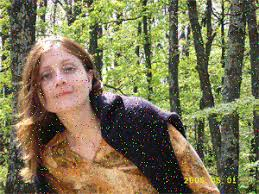
#> input picture Project_2/Part_1 Median Filter/images/1.jpeg, 259 x 194 px
$ python median_filter.py
#> lines starting #> are read from the running program, lines starting #| are printed output that depends on the picture
from PIL import Image
import math


class median_filter:

	def __init__(self, image, size_of_kernel):

		self.__image = image
		self.__width, self.__height = self.__image.size
		self.__new_image = self.__image.copy()
		self.__pixel_of_image = self.__new_image.load()
		self.__size_of_kernel = size_of_kernel


	def marginal(self, number) :


		for i in range(self.__width) :

			for j in range(self.__height) :

				red_values, green_values, blue_values = self.__helper(i, j)
				red_values.sort()
				green_values.sort()
				blue_values.sort()

				newRed, newGreen, newBlue = red_values[len(green_values) // 2], green_values[len(green_values) // 2], blue_values[len(green_values) // 2]

				self.__pixel_of_image[i,j] = (newRed,newGreen,newBlue)

		self.__new_image.save("Results/Marginal Results/" + number +"--size_of_filter_" + str(self.__size_of_kernel) + ".png")


	def vector(self, func, directory_name, number):

		for i in range(self.__width) :

			for j in range(self.__height) :

				red_values, green_values, blue_values = self.__helper(i, j)

				self.__pixel_of_image[i,j] = func(red_values, green_values, blue_values)


		self.__new_image.save(directory_name + "/" + number + "--size_of_filter_" + str(self.__size_of_kernel) + ".png")


	def __helper(self, x_coordinate, y_coordinate):

		red_values = (self.__size_of_kernel * self.__size_of_kernel) * [0]
		green_values = (self.__size_of_kernel * self.__size_of_kernel) * [0]
		blue_values = (self.__size_of_kernel * self.__size_of_kernel) *  [0]

		num = 0
		temp = self.__size_of_kernel // 2

		for i in range(self.__size_of_kernel):
			for j in range(self.__size_of_kernel):
				if (x_coordinate - (temp - i) < 0 or x_coordinate - (temp - i) > self.__width - 1 or y_coordinate - (temp - j) < 0 or y_coordinate - (temp - j) > self.__height - 1) == 0:
					red_values[num], green_values[num], blue_values[num] = self.__image.getpixel((x_coordinate - (temp - i), y_coordinate - (temp - j) )) 	#ust

				num += 1


		return red_values, green_values, blue_values


	def bitMix_ordering(self, red_values, green_values, blue_values) : # 2 tane parametre alıcak pixel_1 ve pixel_2

		pixels_values = (self.__size_of_kernel * self.__size_of_kernel) * ["000000000000000000000000"]

		for i in range(self.__size_of_kernel * self.__size_of_kernel):

			pixels_values[i] = format(red_values[i],'08b') + format(green_values[i],'08b') + format(blue_values[i],'08b')

		pixels_values.sort()

		return int(pixels_values[len(pixels_values) // 2][0:8], 2), int(pixels_values[len(pixels_values) // 2][8:16], 2), int(pixels_values[len(pixels_values) // 2][16:24], 2)


	def lexicographical_ordering(self, red_values, green_values, blue_values) : # 2 tane parametre alıcak pixel_1 ve pixel_2

		pixels_values = []

		for i in range(len(red_values)):
			pixels_values.append([red_values[i], green_values[i], blue_values[i]])


		for i in range(len(pixels_values)):

			for j in range(i + 1,len(pixels_values)):

				if pixels_values[i][0] > pixels_values[j][0] :
					pixels_values[i], pixels_values[j] = pixels_values[j], pixels_values[i]

				elif pixels_values[i][0] == pixels_values[j][0]:

					if pixels_values[i][1] > pixels_values[j][1] :
						pixels_values[i], pixels_values[j] = pixels_values[j], pixels_values[i]

					elif pixels_values[i][1] == pixels_values[j][1]:
						if pixels_values[i][2] > pixels_values[j][2] :
							pixels_values[i], pixels_values[j] = pixels_values[j], pixels_values[i]


		return tuple(pixels_values[len(pixels_values) // 2])


	def norm_based_ordering(self, red_values, green_values, blue_values) :  #distance fonksiyonunu kullanmadan euclideanı bul


		dic = {}
		euclideans = len(red_values) * [0]

		for i in range(len(red_values)):

			euclidean = math.sqrt(math.pow(red_values[i] - red_values[len(red_values) // 2],2) + math.pow(green_values[i] - green_values[len(red_values) // 2],2) + math.pow(blue_values[i] - blue_values[len(red_values) // 2],2));

			dic[euclidean] = red_values[i], green_values[i], blue_values[i]

			euclideans[i] = euclidean

		euclideans.sort()

		return dic[euclideans[len(euclideans) // 2]]


def main():

	import os

	if not os.path.exists("Results"):
		os.mkdir("Results")

	if not os.path.exists("Results/Marginal Results"):
		os.mkdir("Results/Marginal Results")

	if not os.path.exists("Results/BitMix Ordering Results"):
		os.mkdir("Results/BitMix Ordering Results")


	if not os.path.exists("Results/Norm Based Ordering Results"):
		os.mkdir("Results/Norm Based Ordering Results")

	if not os.path.exists("Results/Lexicographical Ordering Results"):
		os.mkdir("Results/Lexicographical Ordering Results")


	images = ["images/1.jpeg",
			  "images/2.jpeg",
			  "images/3.jpeg",
			  "images/4.jpeg",
			  "images/5.png",
			  "images/6.jpg",
			  "images/7.jpeg",
			  "images/8.jpeg",
			  "images/9.jpg",
			  "images/10.jpeg"]


	for i in range(10):

		image = Image.open(images[i])
#> image is the input picture: PIL image 259x194 RGB; mean R, G, B 124.3, 117.8, 83.5
		rgb_im = image.convert('RGB')


		part1 = median_filter(rgb_im,3)
		part1.vector(part1.bitMix_ordering, "Results/BitMix Ordering Results", str(i + 1))
#> in vector, `self.__new_image.save(directory_name + "/" + number + "--size_of_filte..`:
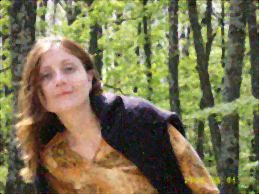
#> saved as 1--size_of_filter_3.png: PIL image 259x194 RGB; mean R, G, B 123.3, 116.8, 82.3

		part1 = median_filter(rgb_im,3)
		part1.vector(part1.norm_based_ordering, "Results/Norm Based Ordering Results", str(i + 1))
#> call 2 of vector, with directory_name = 'Results/Norm Based Ordering Results', number = '1'
#> in vector (call 2), `self.__new_image.save(directory_name + "/" + number + "--size_of_filte..`:
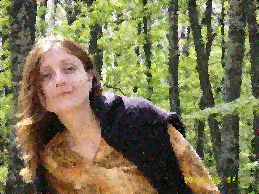
#> saved as 1--size_of_filter_3.png: PIL image 259x194 RGB; mean R, G, B 123.1, 116.7, 82.4

		part1 = median_filter(rgb_im,3)
		part1.vector(part1.lexicographical_ordering, "Results/Lexicographical Ordering Results", str(i + 1))

		part1 = median_filter(rgb_im,3)
		part1.marginal(str(i + 1))
#> in marginal, `self.__new_image.save("Results/Marginal Results/" + number +"--size_of..`:
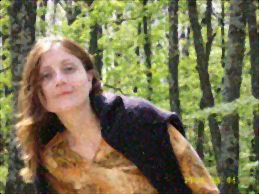
#> saved as 1--size_of_filter_3.png: PIL image 259x194 RGB; mean R, G, B 123.3, 116.8, 82.3


if __name__ == '__main__':
#> (the run stopped early here; a loop or call above may not have finished)
